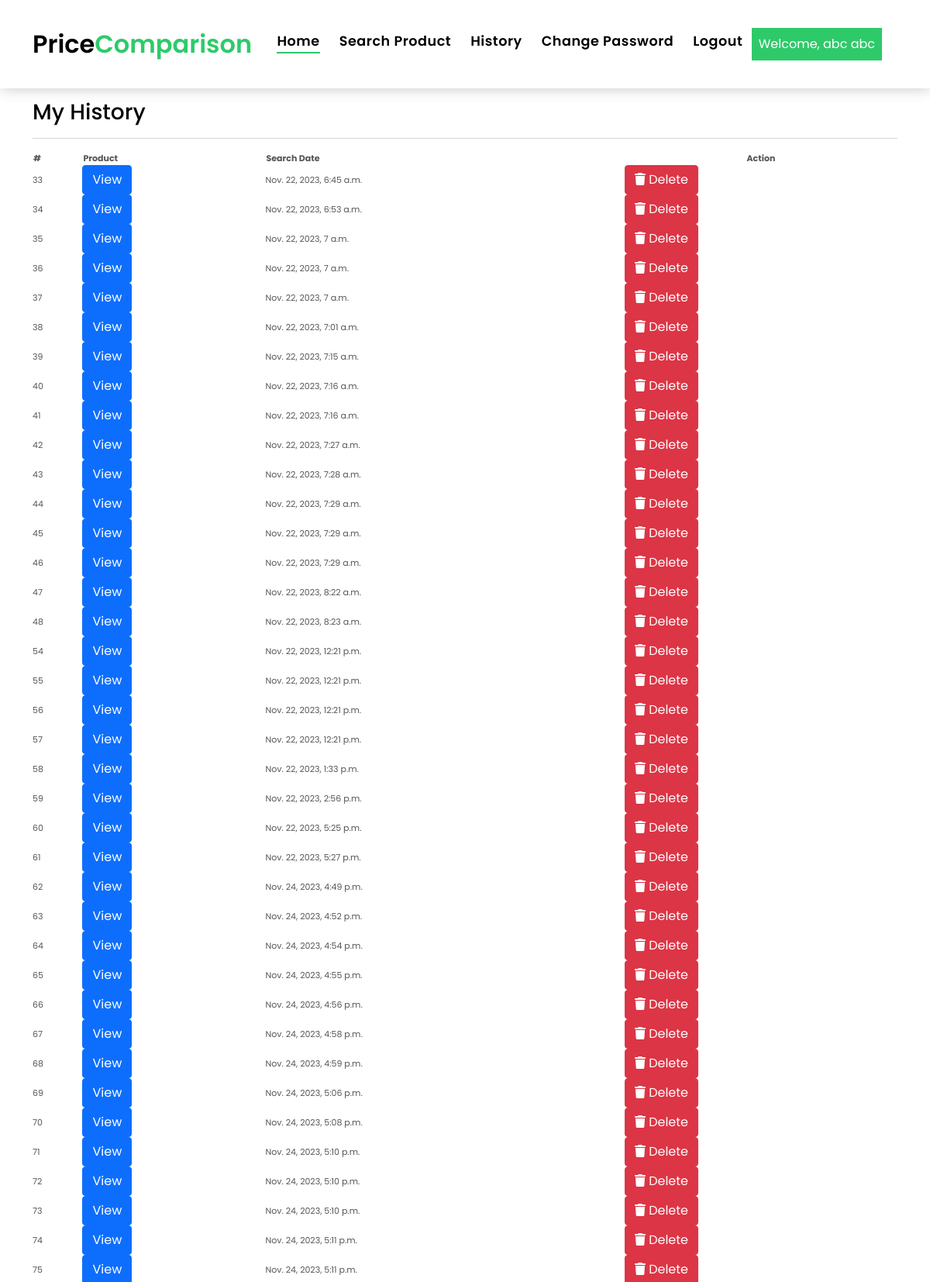
Page /my-history/ (signed in, upper part) on the committed database.
### myapp/models.py (models this page shows, shortened)
class History(models.Model):
    user = models.ForeignKey(User, on_delete=models.CASCADE, null=True, blank=True)
    product = models.TextField(null=True, default={'object':[]}, blank=True)
    created = models.DateTimeField(auto_now_add=True)

### myapp/views.py (the view)
# urls.py: path('my-history/', my_history, name="my_history"),
def my_history(request):
    history = History.objects.filter(user=request.user)
    if request.user.is_staff:
        history = History.objects.filter()
    return render(request, "my_history.html", locals())

### myapp/templates/my_history.html (shortened to what this page needs)
{% include 'base.html' %}
{% load static %}
{% block body %}
<link rel="stylesheet" href="https://cdnjs.cloudflare.com/ajax/libs/font-awesome/6.2.0/css/all.min.css" />
<section class="section-services section-t8">
    <div class="container">
    <h3>My History</h3><hr>
    <div class="table-responsive">
        <table id="example1" class="display nowrap" style="width: 100%">
            <thead>
              <tr>
                <th>#</th>
                <th>Product</th>
                <th>Search Date</th>
                <th style="text-align: center">Action</th>
              </tr>
            </thead>
            <tbody>
              {% for i in history %}
              <tr>
                <td>{{i.id}}</td>
                <td>
                  <a href="/history-detail/{{i.id}}/" class="btn btn-primary">View</a>
                </td>
                <td>{{i.created}}</td>
                <td>
                  <a href="/delete-history/{{i.id}}/" title="Delete History" class="btn btn-danger" onclick="return confirm('Are your sure?')"><i class="fas fa-trash" aria-hidden="true"></i> Delete</a>
                </td>
              </tr>
              {% endfor %}
            </tbody>
          </table>
    </div>
  </div>
{% endblock  %}

### myapp/templates/base.html (shortened to what this page needs)
<!DOCTYPE html>
{% load static %}
<html lang="en">
<head>
  <link href="{% static 'assets/vendor/animate.css/animate.min.css' %}" rel="stylesheet">
  <link href="{% static 'assets/vendor/bootstrap/css/bootstrap.min.css' %}" rel="stylesheet">
  <link href="{% static 'assets/vendor/bootstrap-icons/bootstrap-icons.css' %}" rel="stylesheet">
  <link href="{% static 'assets/vendor/swiper/swiper-bundle.min.css' %}" rel="stylesheet">
  <link href="{% static 'assets/css/style.css' %}" rel="stylesheet">
</head>
<body>
  <nav class="navbar navbar-default navbar-trans navbar-expand-lg fixed-top">
    <div class="container">
      <a class="navbar-brand text-brand" href="/">Price<span class="color-b">Comparison</span></a>
      <div class="navbar-collapse collapse justify-content-center" id="navbarDefault">
        <ul class="navbar-nav">
          <li class="nav-item">
            <a class="nav-link active" href="/">Home</a>
          </li>
        {% if not request.user.is_authenticated %}
          <li class="nav-item">
            <a class="nav-link " href="/about/">About</a>
          </li>
        {% else %}
          <li class="nav-item">
            <a class="nav-link " href="/search-product/">Search Product</a>
          </li>
          <li class="nav-item">
            <a class="nav-link " href="/my-history/">History</a>
          </li>
          <li class="nav-item">
            <a class="nav-link " href="/change-password/">Change Password</a>
          </li>
          <li class="nav-item">
            <a class="nav-link " href="/logout-user/">Logout</a>
          </li>
        {% endif %}
        </ul>
      </div>
        {% if not request.user.is_authenticated %}
            <a href="/register/" style="margin-right:20px">
                <button type="button" class="btn btn-b-n p-2">
                    Signup
                </button>
            </a>
            <a href="/signin/" style="margin-right:20px">
                <button type="button" class="btn btn-b-n p-2">
                    Signin
                </button>
            </a>
            <a href="/admin-signin/" style="margin-right:20px">
              <button type="button" class="btn btn-b-n p-2">
                  Admin Signin
              </button>
            </a>
       {% else %}
            <a href="{% if request.user.is_staff %}#{% else %}/update-profile/{% endif %}" style="margin-right:20px">
                <button type="button" class="btn btn-b-n p-2">
                    Welcome, {% if request.user.first_name %}{{request.user.first_name}} {{request.user.last_name}}{% else %}{{request.user.username}}{% endif %}
                </button>
            </a>
        {% endif %}
    </div>
  </nav>
</body>
</html>

### myapp/static/assets/css/style.css (style rules this page uses)
body { font-family: "Poppins", sans-serif; color: #555555; }
h1, h2, h3, h4, h5, h6 { color: #000000; }
a { color: #000000; text-decoration: none; transition: all 0.5s ease; }
.text-brand { color: #000000; font-size: 2rem; font-weight: 600; }
.color-b { color: #2eca6a; }
.section-t8 { padding-top: 8rem; }
.btn { transition: 0.5s ease; }
.btn.btn-b-n { background-color: #2eca6a; color: #ffffff; border-radius: 0; }
.navbar-default { transition: all 0.5s ease-in-out; background-color: #ffffff; padding-top: 28px; padding-bottom: 28px; -webkit-backface-visibility: hidden; backface-visibility: hidden; box-shadow: 1px 2px 15px rgba(100, 100, 100, 0.3); }
.navbar-default.navbar-trans, .navbar-default.navbar-reduce { -webkit-backface-visibility: hidden; backface-visibility: hidden; }
.navbar-default.navbar-trans .nav-item, .navbar-default.navbar-reduce .nav-item { position: relative; padding-right: 10px; padding-bottom: 8px; margin-left: 0; }
@media (min-width: 768px) { .navbar-default.navbar-trans .nav-item, .navbar-default.navbar-reduce .nav-item { margin-left: 15px; } }
.navbar-default.navbar-trans .nav-link, .navbar-default.navbar-reduce .nav-link { font-size: 1.1rem; color: #000000; font-weight: 600; letter-spacing: 0.03em; transition: all 0.1s ease-in-out; position: relative; padding-left: 0; padding-right: 0; }
.navbar-default.navbar-trans .nav-link:before, .navbar-default.navbar-reduce .nav-link:before { content: ""; position: absolute; bottom: 5px; left: 0; width: 100%; height: 2px; z-index: 0; background-color: #2eca6a; transform: scaleX(0); transform-origin: right; transition: transform 0.2s ease-out, opacity 0.2s ease-out 0.3s; }
.navbar-default.navbar-trans .show > .nav-link:before, .navbar-default.navbar-trans .active > .nav-link:before, .navbar-default.navbar-trans .nav-link.show:before, .navbar-default.navbar-trans .nav-link.active:before, .navbar-default.navbar-reduce .show > .nav-link:before, .navbar-default.navbar-reduce .active > .nav-link:before, .navbar-default.navbar-reduce .nav-link.show:before, .navbar-default.navbar-reduce .nav-link.active:before { transform: scaleX(1); }
.navbar-default.navbar-trans .nav-link:before { background-color: #2eca6a; }
.navbar-default.navbar-trans .show > .nav-link, .navbar-default.navbar-trans .active > .nav-link, .navbar-default.navbar-trans .nav-link.show, .navbar-default.navbar-trans .nav-link.active { color: #000000; }

### myapp/templates/my_history.html (style rules this page uses)
.table-responsive { font-size:11px; }
td { padding:0px; }

### rows in the picture
History: id "33", created "Nov. 22, 2023, 6:45 a.m."
History: id "34", created "Nov. 22, 2023, 6:53 a.m."
History: id "35", created "Nov. 22, 2023, 7 a.m."
History: id "36", created "Nov. 22, 2023, 7 a.m."
History: id "37", created "Nov. 22, 2023, 7 a.m."
History: id "38", created "Nov. 22, 2023, 7:01 a.m."
History: id "39", created "Nov. 22, 2023, 7:15 a.m."
History: id "40", created "Nov. 22, 2023, 7:16 a.m."
History: id "41", created "Nov. 22, 2023, 7:16 a.m."
History: id "42", created "Nov. 22, 2023, 7:27 a.m."
History: id "43", created "Nov. 22, 2023, 7:28 a.m."
History: id "44", created "Nov. 22, 2023, 7:29 a.m."
History: id "45", created "Nov. 22, 2023, 7:29 a.m."
History: id "46", created "Nov. 22, 2023, 7:29 a.m."
History: id "47", created "Nov. 22, 2023, 8:22 a.m."
History: id "48", created "Nov. 22, 2023, 8:23 a.m."
History: id "54", created "Nov. 22, 2023, 12:21 p.m."
History: id "55", created "Nov. 22, 2023, 12:21 p.m."
History: id "56", created "Nov. 22, 2023, 12:21 p.m."
History: id "57", created "Nov. 22, 2023, 12:21 p.m."
History: id "58", created "Nov. 22, 2023, 1:33 p.m."
History: id "59", created "Nov. 22, 2023, 2:56 p.m."
History: id "60", created "Nov. 22, 2023, 5:25 p.m."
History: id "61", created "Nov. 22, 2023, 5:27 p.m."
History: id "62", created "Nov. 24, 2023, 4:49 p.m."
History: id "63", created "Nov. 24, 2023, 4:52 p.m."
History: id "64", created "Nov. 24, 2023, 4:54 p.m."
History: id "65", created "Nov. 24, 2023, 4:55 p.m."
History: id "66", created "Nov. 24, 2023, 4:56 p.m."
History: id "67", created "Nov. 24, 2023, 4:58 p.m."
History: id "68", created "Nov. 24, 2023, 4:59 p.m."
History: id "69", created "Nov. 24, 2023, 5:06 p.m."
History: id "70", created "Nov. 24, 2023, 5:08 p.m."
History: id "71", created "Nov. 24, 2023, 5:10 p.m."
History: id "72", created "Nov. 24, 2023, 5:10 p.m."
History: id "73", created "Nov. 24, 2023, 5:10 p.m."
History: id "74", created "Nov. 24, 2023, 5:11 p.m."
History: id "75", created "Nov. 24, 2023, 5:11 p.m."

### other values in the picture
{{ request.user.first_name }} "abc"
{{ request.user.last_name }} "abc"
